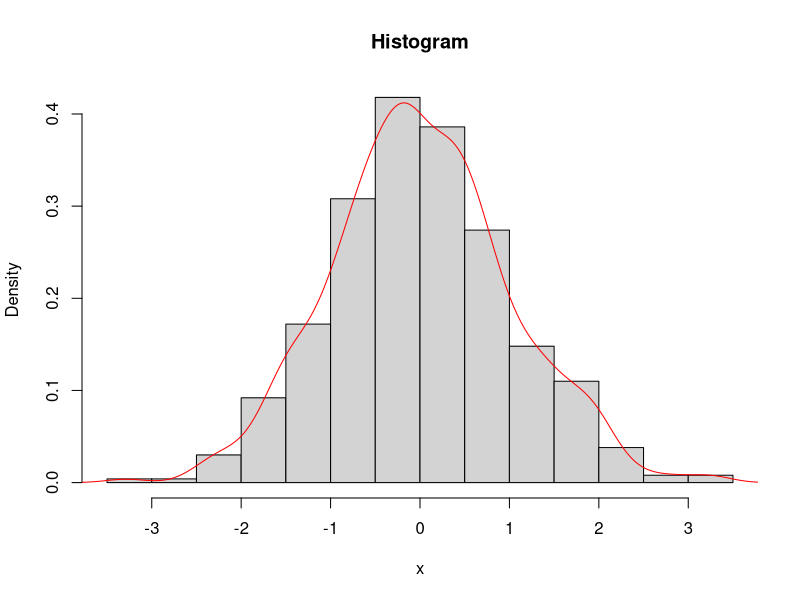

The R source for this figure:
# generowanie liczb

# seed
# set.seed(55)

# literka r - sztuczne dane

runif(n = 10, min = 0, max = 1)
rnorm(n = 10, mean = 5, sd = 2)
rbinom(n = 10, size = 10, prob = 0.5)
rpois(n = 10, lambda = 3)

# histogram i gęstość

x <- rnorm(1000)
hist(x, main = "Histogram", probability = TRUE)
# Argument probability = TRUE sprawia, 
# że oś Y pokazuje gęstość, a nie liczebność. 
# Jest to konieczne, 
# jeśli chcesz na to nałożyć linię teoretyczną!

# Estymator Jądrowy (density): 
# To brzmi strasznie, ale to po prostu "wygładzony histogram". 
# R próbuje zgadnąć, jak wyglądałaby gładka krzywa dzwonowa 
# z Twoich poszarpanych danych.

lines(density(x), col="red")

# dwa sposoby na kostkę 
n <- 20 # rzutów
# A. Sposób informatyczny (sample)

# funkcja do losowania z worka
sample(x = 1:6, size = n, replace = TRUE)
# x - zbiór z któego losujemy (oczka 1-6)
# size - ile razy losujemy
# replace = TRUE - losowanie ze zwracaniem

# B. Sposób matematyczny (runif)

# przekształcenie runif
x <- floor(runif(n) * 6) + 1
# runif -> [0,1)
# 6*runif -> [0,6)
# floor(6*runif) -> {0,1,2,3,4,5}
# floor(6*runif)+1 -> {1,2,3,4,5,6}

# optymalizacja
# sprawdzaj najczęstsze rzeczy na początku

# metoda odwracania dystrybuanty

# liczby z rozkładu f(x)
# policz dystrybyantę F(x) = całka(f), c = 0 bo na przedziale [0,1]
# odwróć dystrybuantę x = F^-1(u)
# zastosuj w R: runif(x) = runif(F^-1(u))

# polecenia do raportowania

# zlicza ile razy wystąpiła każda liczba
table(x) 

# zmienia liczebności na ułamki (częstości)
prop.table(table(x))

# robi z tego ładną tabelkę
